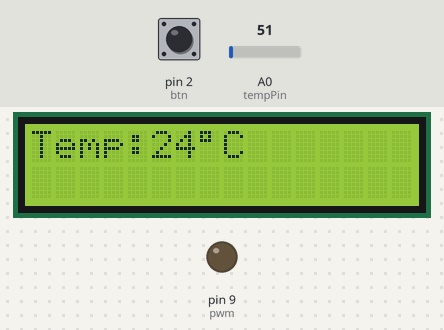
The sketch below on a simulated Arduino Uno, built with avr-gcc and run on an emulated ATmega328P. Shown: 16×2 character LCD, output pins drawn as LEDs (lit = HIGH). The inputs (shaded band) are chosen by the test bench; at power-on: A0 (tempPin) = 51, pin 2 (btn) LOW.

Above: at 1.2 s.
1.3 s: A0 (tempPin) set to 22
At 2.1 s:
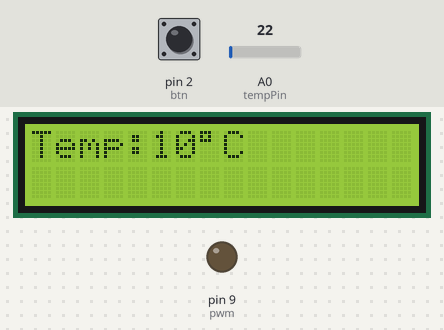
2.8 s: A0 (tempPin) set to 19
At 3.2 s:
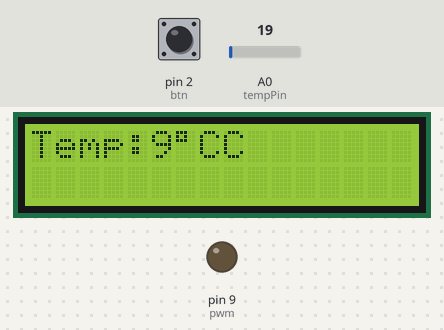
4.3 s: pin 2 (btn) pulled HIGH for 0.15 s
At 5.5 s:
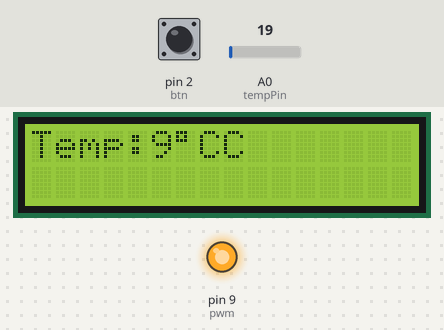
5.9 s: A0 (tempPin) set to 30
At 6.8 s:
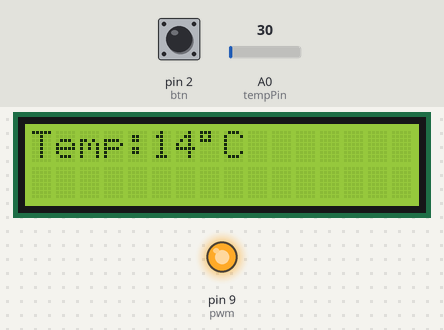
7.4 s: pin 2 (btn) pulled HIGH for 1 s
At 7.9 s:
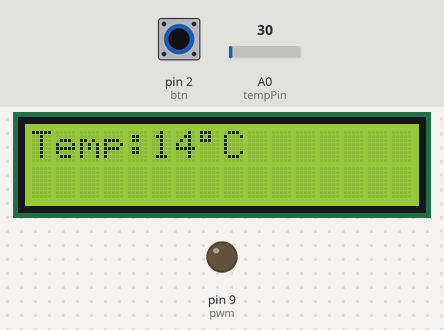
9.9 s: A0 (tempPin) set to 45
At 11.0 s:
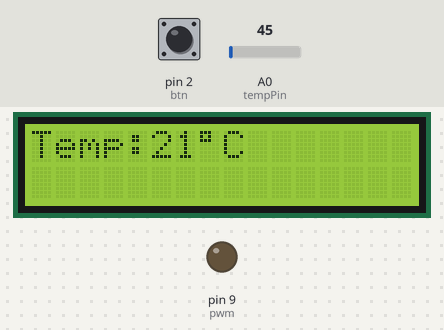
11.4 s: A0 (tempPin) set to 57
Timing chart, 0 to 13.9 s (numbered marks = the images above; inputs shaded):
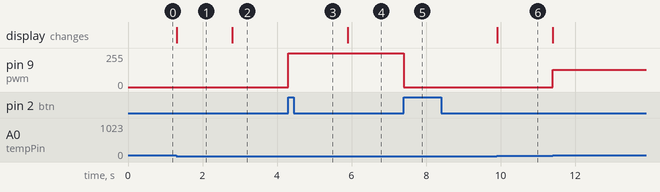

The sketch:

fanControl.ino
```cpp
#include <LiquidCrystal.h>


const int E = 12, RS = 11, D4 = 4, D5 = 5, D6 = 6, D7 = 7;
const int pwm = 9;  // PWM pin connected to the transistor controlling the fan
const int btn = 2;

int speed = 10;     // Variable to set the speed increment
int tempPin = A0;
bool btnFlag = false;
bool fanState = false;
bool manualOverride = false;

LiquidCrystal lcd(RS,E,D4,D5,D6,D7);

void setup() {
  lcd.begin(16,2);
  pinMode(pwm, OUTPUT);  // Set the PWM pin as output
  pinMode(tempPin,INPUT);
  pinMode(btn,INPUT);

}

void loop() {

  int temp_adc_val;
  int temp_val;
  temp_adc_val = analogRead(tempPin);
  temp_val = (temp_adc_val * 500)/1023;

    if (digitalRead(btn) && !btnFlag) {
    btnFlag = true;
    manualOverride = !manualOverride;  // Toggle manual override mode

 if (!fanState) {
      analogWrite(pwm, 255);  // Full speed in manual mode
      fanState = true;        // Set fanState to ON
    } else {
      analogWrite(pwm, 0);    // Turn off the fan in manual mode
      fanState = false;       // Set fanState to OFF
    }
  }

  // Reset button flag after the button is released
  if (!digitalRead(btn) && btnFlag) {
    btnFlag = false;
  }

  // Automatic temperature-based control (only if manual override is OFF)
  if (!manualOverride) {
    if (temp_val < 25) {
      analogWrite(pwm, 0);    // Fan off below 25°C
      fanState = false;
    } else if (temp_val >= 25 && temp_val < 30) {
      analogWrite(pwm, 128);  // Fan at 50% speed between 25°C and 30°C
      fanState = true;
    } else if (temp_val >= 30) {
      analogWrite(pwm, 255);  // Full speed above 30°C
      fanState = true;
    }
  }


  lcd.setCursor(0,0);
  lcd.print("Temp:");
  lcd.print(temp_val);
  lcd.print((char)223);
  lcd.print("C");


 /* // Set fan speed to 10% (analogWrite value from 0 to 255)
  analogWrite(pwm, 25);  // 10% of 255 is roughly 25
  delay(1000);

  // Set fan speed to 50% (analogWrite value from 0 to 255)
  analogWrite(pwm, 127);  // 50% of 255 is roughly 127
  delay(1000);

  // Set fan speed to 100% (full speed)
  analogWrite(pwm, 255);  // Full speed (100%)
  delay(1000);
  */
}
```

Measured:
- the behaviour switches between 21 and 20 on A0 (tempPin) (found by bisection; images 1 and 2)
- after the input at 1.3 s, the display: changes at once (image 1)
- after the input at 2.8 s, the display: changes at once (image 2)
- after the input at 4.3 s, pin 9 (pwm): 0/255 → 255/255 at once
- after the input at 5.9 s, the display: changes at once (image 4)
- after the input at 7.4 s, pin 9 (pwm): 255/255 → 0/255 at once
- after the input at 9.9 s, the display: changes at once (image 6)
- after the input at 11.4 s, pin 9 (pwm): 0/255 → 128/255 at once
